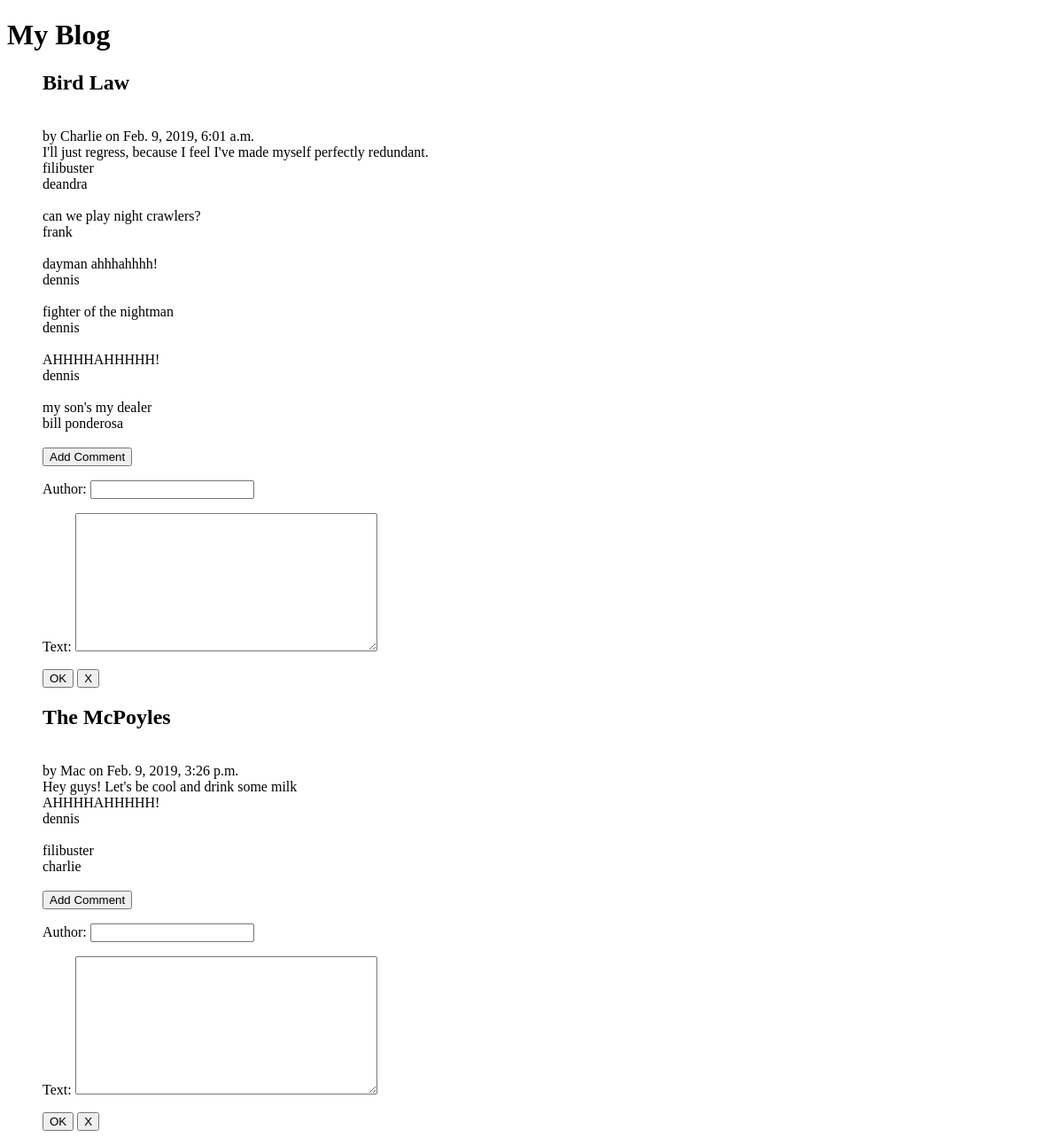
The page /blog/ on the database as committed earlier.
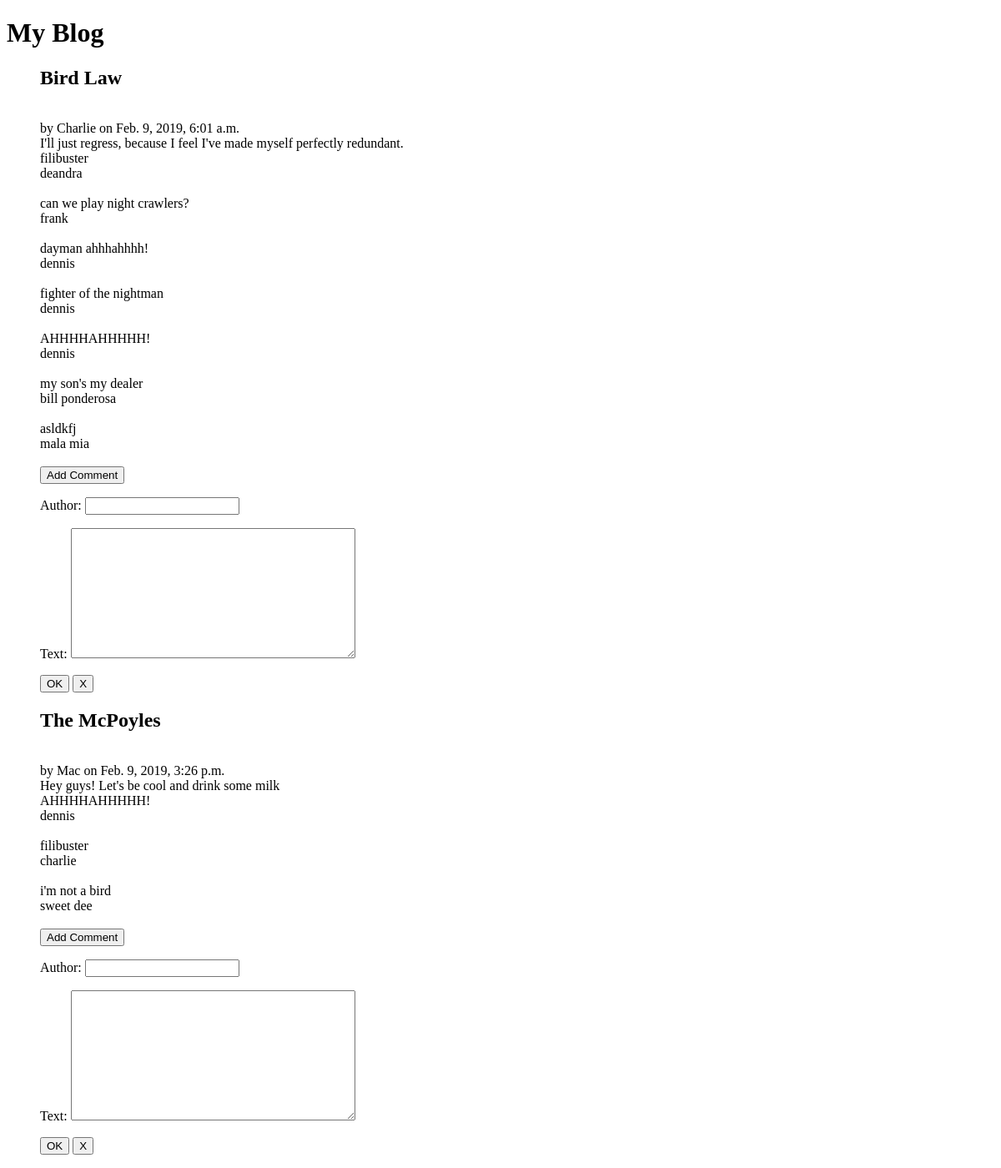
The same page on the database as committed later.
### blog/models.py (models this page shows, shortened)
class Post(models.Model):
    id= models.IntegerField(primary_key=True)
    title = models.CharField(max_length=200)
    date = models.DateTimeField()
    author= models.ForeignKey(Owner, on_delete=models.CASCADE)
    text= models.TextField(default="")
    comments= models.ManyToManyField(Comment)

class Owner(models.Model):
    name = models.CharField(max_length=200)
    def __str__(self):
        return self.name

class Comment(models.Model):
    date = models.DateTimeField()
    author= models.CharField(max_length=200)
    text =  models.TextField(default="")

### blog/views.py (the view)
# urls.py: path('', views.index, name='index'),
def index(request):
    if request.method == "POST":
        form = CommentForm(request.POST)
        author = request.POST['author']
        text= request.POST['text']
        postId= request.POST['post_Id']
        date = datetime.now()
        comment = Comment.objects.create(author=author, text=text, date= date)
        curr_post= Post.objects.get(id= postId)
        curr_post.comments.add(comment)
        curr_post.save()
    else:
        form= CommentForm()
    posts= Post.objects.all()
    context={'blog_posts': posts, 'form': form}
    return render(request, "blog_page.html", context)

### myblog/forms.py
class CommentForm(forms.ModelForm):
        class Meta:
            model = Comment
            exclude = ('date', )
            widgets = {
            'post_Id': forms.NumberInput(attrs={
                'required': True,
                'placeholder': '0'
            }),
        }

### myblog/templates/blog_page.html (shortened to what this page needs)
<!DOCTYPE html>
<html>
<head>
</head>
<body>
  <h1> My Blog</h1>
  {% block content %}
<ul>  {% for post in blog_posts %}
      <h2>{{ post.title}}</h2> <br/>
      by {{ post.author}} on {{ post.date }} <br/>
      {{ post.text }}  <br/>
        {% for comment in post.comments.all %}
          {{comment.text}} <br/>
          {{comment.author}}<br/>
          <br/>
        {% endfor %}
      <button type="button" id= "new_comm" onclick="showForm()">Add Comment</button>
      <form action="" method="post" id={{post.id}}>
          {{form.as_p}}
          <input class="sub" type="submit" value="OK" >
          <button type="button" onclick="hideForm()">X</button>
      </form>
  {% endfor %}
</ul>
  {% endblock content %}
</body>
</html>

Rows that differ between the two databases and show on the page:
added Comment: text "asldkfj", author "mala mia", shown under Post "Bird Law"
added Comment: text "i'm not a bird", author "sweet dee", shown under Post "The McPoyles"
